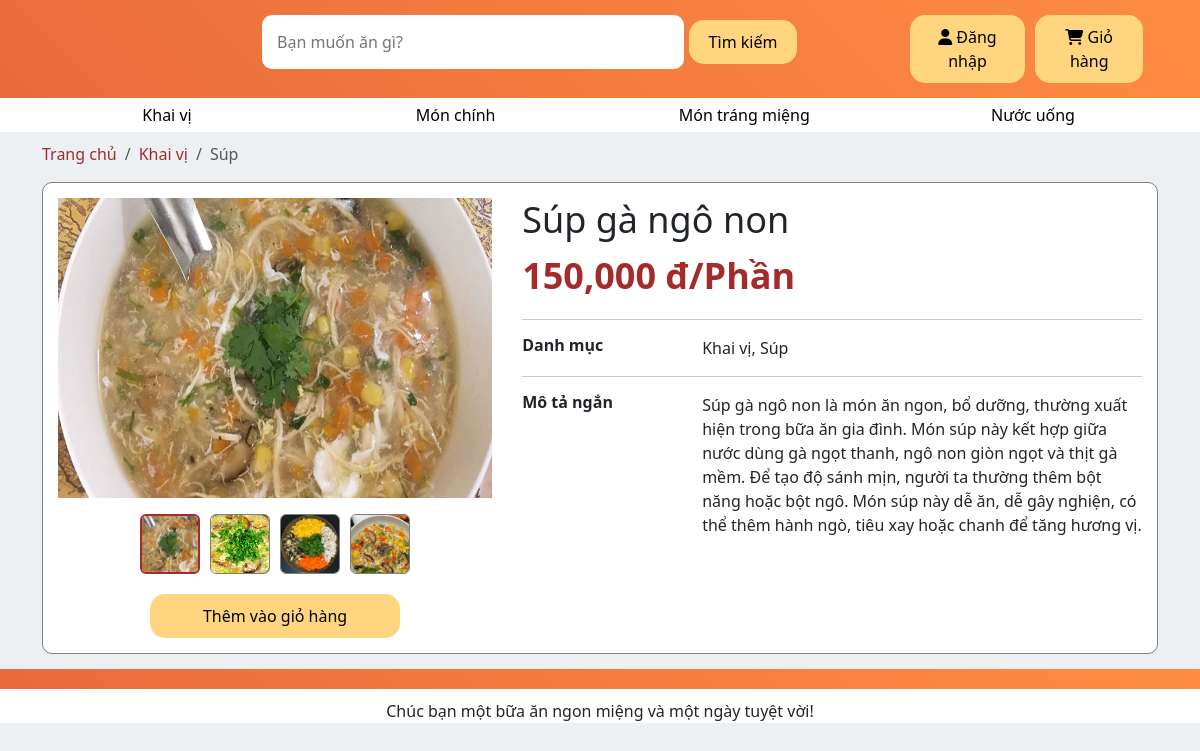
Page /Khai vị/Súp/Súp gà ngô non/ on the committed database.
### products/models.py (models this page shows, shortened)
class Category_lv1(models.Model):
    UNIT_TYPE_CHOICES = [
        ('Khai vị', 'Khai vị'),
        ('Món chính', 'Món chính'),
        ('Món tráng miệng', 'Món tráng miệng'),
        ('Nước uống', 'Nước uống'),
    ]
    cate_1 = models.CharField(max_length=500, choices=UNIT_TYPE_CHOICES)
    def __str__(self) -> str:
        return self.cate_1

class Category_lv2(models.Model):
    cate_1 = models.ForeignKey(Category_lv1, on_delete=models.SET_NULL, null=True, blank=False)
    cate_2 = models.CharField(max_length=500)
    num_products = models.IntegerField(default=0) # Số loại món ăn thuộc danh mục cấp 2
    def __str__(self) -> str:
        return self.cate_2

class Product(models.Model):
    prod_name = models.CharField(max_length=500)
    prod_price = models.IntegerField()
    prod_cate_lv1 = models.ForeignKey(Category_lv1, on_delete=models.SET_NULL, null=True, blank=False)
    prod_cate_lv2 = models.ForeignKey(Category_lv2, on_delete=models.SET_NULL, null=True, blank=False)
    prod_description = models.CharField(max_length=500,null=True, blank=False)

### products/views.py (the view)
# urls.py: path('<str:cate_lv1_name>/<str:cate_lv2_name>/<str:product_name>/', views.ChiTietSanPham, name='product_detail'),
def ChiTietSanPham(request, cate_lv1_name, cate_lv2_name, product_name):
    cate_lv1 = get_object_or_404(Category_lv1, cate_1=cate_lv1_name)
    cate_lv2 = get_object_or_404(Category_lv2, cate_2=cate_lv2_name, cate_1=cate_lv1)
    product = get_object_or_404(Product, prod_name=product_name, prod_cate_lv1=cate_lv1, prod_cate_lv2=cate_lv2)
    images = Product_Image.objects.filter(prod_name=product)
    images_with_url = [{'url': img.ImageURL, 'is_avatar': img.is_avatar} for img in images]
    product.prod_price_formatted = "{:,.0f}".format(product.prod_price)
    breadcrumb = [
        {"name": "Trang chủ", "url": "/"},
        {"name": cate_lv1.cate_1, "url": f"/{cate_lv1.cate_1}/"},
        {"name": cate_lv2.cate_2, "url": f"/{cate_lv1.cate_1}/{cate_lv2.cate_2}/"}
    ]
    context = {
        'cate_lv1': cate_lv1,
        'cate_lv2': cate_lv2,
        'product': product,
        'images': images_with_url,
        'breadcrumb': breadcrumb
    }
    return render(request, 'ChiTietSanPham.html', context)

### products/context_processors.py (called while the page is built)
def nav_categories(request):
    categories_data = []
    categories_lv1 = Category_lv1.objects.all()
    for cate_lv1 in categories_lv1:
        categories_lv2 = Category_lv2.objects.filter(cate_1=cate_lv1)
        categories_data.append({
            "cate_lv1": cate_lv1,
            "categories_lv2": categories_lv2
        })
    return {
        "categories_data": categories_data
    }

### products/models.py (called while the page is built)
    @property
    def ImageURL(self):
        try:
            url = self.prod_image.url
        except :
            url = ''
        return url

### products/templates/ChiTietSanPham.html (shortened to what this page needs)
{% extends 'base.html' %}
{% load static %}
{% block content %}
<link rel="stylesheet" href="{% static 'css/ctsp_tyle.css' %}">
<section class="bread-crumb">
    <div class="container">
        <nav aria-label="breadcrumb">
            <ol class="breadcrumb">
                {% for item in breadcrumb %}
                    {% if forloop.last %}
                        <li class="breadcrumb-item active" aria-current="page">{{ item.name }}</li>
                    {% else %}
                        <li class="breadcrumb-item"><a href="{{ item.url }}">{{ item.name }}</a></li>
                    {% endif %}
                {% endfor %}
            </ol>
        </nav>
    </div>
</section>
    <section>
        <div class="container">
            <div class="box">
                <div class="col-sm-5">
                    <div id="carouselExampleIndicators" class="carousel slide">
                        <div class="carousel-inner">
                            {% for img in images %}
                            <div class="carousel-item {% if forloop.first %}active{% endif %}" data-bs-slide-to="{{ forloop.counter0 }}">
                                <img src="{{ img.url }}" class="d-block w-100" alt="Slide {{ forloop.counter }}">
                            </div>
                            {% endfor %}
                        </div>
                        <div class="thumbnails-container d-flex align-items-center justify-content-center mt-3">
                            <div class="carousel-thumbnails-wrapper overflow-hidden mx-2">
                                <div class="carousel-thumbnails d-flex">
                                    {% for img in images %}
                                    <img src="{{ img.url }}"
                                        data-bs-target="#carouselExampleIndicators" data-bs-slide-to="{{ forloop.counter0 }}"
                                        class="{% if forloop.first %}active-thumbnail{% endif %}"
                                        alt="Thumbnail {{ forloop.counter }}">
                                    {% endfor %}
                                </div>
                            </div>
                        </div>
                    </div>
                    <div class="addtocart-buy">
                        <button data-product="{{ product.id }}" data-action="add" class="addtocart update-cart">Thêm vào giỏ hàng</button>
                    </div>
                </div>
                <div class="col-sm-7">
                    <h1>{{product.prod_name}}</h1>
                    <div class="product-info">
                        <p class="price">{{product.prod_price_formatted}} đ/Phần</p>
                    </div>
                    <div class="overall">
                        <hr>
                        <div class="overall-item">
                            <h3>Danh mục</h3>
                            <p>{{product.prod_cate_lv1}}, {{product.prod_cate_lv2}}</p>
                        </div>
                        <hr>
                        <div class="overall-item">
                            <h3>Mô tả ngắn</h3>
                            <p>{{product.prod_description}}</p>
                        </div>
                    </div>
                </div>
            </div>
        </div>
    </section>
{% endblock %}

### products/templates/base.html (shortened to what this page needs)
{% load static %}
<!doctype html>
<html lang="en">
<head>
    <link href="https://cdn.jsdelivr.net/npm/bootstrap@5.3.3/dist/css/bootstrap.min.css" rel="stylesheet"
>
    <link rel="stylesheet" href = "{% static 'css/base.css' %}">
</head>
<body>
    <header>
        <div class="container">
            <div class="main-header">
                <div class="row">
                    <div class="col-xl-2">
                    </div>
                    <div class="col-xl-7">
                        <form class="search" method = POST action = "{% url "TimKiem" %}">
                            <input class="search-bar" type="search"
                                placeholder="Bạn muốn ăn gì?" name="searched">
                            <button class="search-btn" type="submit">Tìm kiếm</button>
                        </form>
                    </div>
                    <div class="col-xl-3">
                        {% if user.is_authenticated %}
                            <div class="customer">
                                <div class="dropdown">
                                    <button><i class="fa-solid fa-user"></i> {{ user.username }}</button>
                                    <div class="dropdown-content">
                                        <ul>
                                            <li>
                                                <a href="#">
                                                    Thông tin cá nhân
                                                </a>
                                            </li>
                                            <li>
                                                <a href="#">
                                                    Đơn hàng của tôi
                                                </a>
                                            </li>
                                            <li>
                                                <a href="{% url 'DangXuat' %}" id="logout-link">
                                                    Đăng xuất
                                                </a>
                                            </li>
                                        </ul>
                                    </div>
                                </div>
                                {% comment %} Nếu có sản phẩm trong giỏ mới hiện {% endcomment %}
                                {% if cart_item_count > 0 %}
                                <p class="qnt_item">{{ cart_item_count }}</p>
                                {% endif %}
                                <button class="cart" onclick="window.location.href = '{% url 'GioHang' %}'">
                                    <i class="fa-solid fa-cart-shopping"></i> Giỏ hàng
                                </button>
                            </div>
                        {% else %}
                            <div class="customer">
                                <button onclick="window.location.href = '{% url 'DangNhap' %}'">
                                    <i class="fa-solid fa-user"></i> Đăng nhập
                                </button>
                                <button class="cart" onclick="window.location.href = '{% url 'DangNhap' %}'" >
                                    <i class="fa-solid fa-cart-shopping"></i> Giỏ hàng
                                </button>
                            </div>
                        {% endif %}
                    </div>
                </div>
            </div>
        </div>
    </header>
    <nav>
        <div class="container">
            <ul>
                {% for data in categories_data %}
                    <li class="dropdown">
                        <a href="{% url 'categories_products' data.cate_lv1.cate_1 %}">
                            {{ data.cate_lv1.cate_1 }}
                        </a>
                    </li>
                {% endfor %}
            </ul>
        </div>
    </nav>
    {% block content %}
    {% endblock %}
    <footer>
        <div class = "container">
            <p>Chúc bạn một bữa ăn ngon miệng và một ngày tuyệt vời!</p>
        </div>
    </footer>
</body>
</html>

### static/css/base.css (style rules this page uses)
:root { --background-color1: #EDF0F3; }
* { font-weight: 500; }
body { background-color: var(--background-color1); }
a { text-decoration: none; color: black; }
ul { padding-left: 0px; list-style-type: none; }
header { background: linear-gradient(45deg, #E86C3C, #FF8C42); }
footer { background: white; }
header .main-header { padding: 15px; }
header .main-header .search { padding-left: 20px; }
header .main-header .search .search-bar { width: 70%; padding: 15px 15px; border: none; border-radius: 10px; }
header .main-header .customer { height: 100%; display: flex; justify-content: space-between; padding-left: 10px; align-items: center; }
header .main-header .customer button { margin-left: 10px; }
footer { padding-top: 30px; position: relative; }
footer::before { content: ""; background: linear-gradient(45deg, #E86C3C, #FF8C42); width: 100%; height: 20px; top: 0; position: absolute; }
footer p { text-align: center; margin-bottom: 0px; }
button { padding: 10px 20px; border-radius: 15px; border: none; background: #FFD580; color: black; }
nav { background-color: white; margin-bottom: 10px; }
nav ul { display: flex; justify-content: space-between; margin-bottom: 0px; }
nav ul li { width: 250px; padding: 5px; text-align: center; }
nav ul li a { color: black; width: 100%; }
nav .dropdown { position: relative; display: inline-block; }
.breadcrumb { background-color: #EDF0F3; }
.breadcrumb-item a { color: brown; }

### static/css/ctsp_tyle.css (style rules this page uses)
.thumbnails-container { display: flex; align-items: center; justify-content: center; }
.carousel-inner img { width: 510px; height: 300px; }
.carousel-thumbnails-wrapper { overflow: hidden; width: calc(60px * 4 + 10px * 3); }
.carousel-thumbnails { display: flex; transition: transform 0.3s ease; }
.carousel-thumbnails img { width: 60px; height: 60px; cursor: pointer; margin-right: 10px; border: 1px solid gray; border-radius: 10%; object-fit: cover; }
.carousel-thumbnails img:last-child { margin-right: 0; }
.carousel-thumbnails img.active-thumbnail { border: 2px solid brown; }
.addtocart-buy { display: flex; justify-content: center; align-items: center; margin-top: 20px; }
.addtocart-buy button { width: 250px; }
.addtocart-buy .addtocart { padding: 10px 20px; border-radius: 15px; border: none; background: #FFD580; color: black; }
.box h1 { font-size: 36px; }
.price { font-size: 36px; font-weight: bold; color: brown; margin: 2px 0; }
.overall-item { display: flex; gap: 10px; }
.overall-item h3 { font-weight: bold; font-size: 16px; width: 170px; margin-bottom: 0; }
.overall-item p { margin-bottom: 0; font-size: 16px; flex: 1; word-wrap: break-word; }
.overall p { font-weight:normal; }
.box { background-color: white; border: 1px solid gray; border-radius: 10px; display: flex; margin-bottom: 15px; }
.box .col-sm-5 { padding: 15px; }
.box .col-sm-7 { padding: 15px; }

### rows in the picture
Category_lv1: cate_lv1.cate_1 "Khai vị", name "Khai vị"
Category_lv1: cate_lv1.cate_1 "Món chính"
Category_lv1: cate_lv1.cate_1 "Món tráng miệng"
Category_lv1: cate_lv1.cate_1 "Nước uống"
Category_lv2: name "Súp"
Product: prod_name "Súp gà ngô non", prod_price_formatted "150,000", prod_cate_lv1 "Khai vị", prod_cate_lv2 "Súp", prod_description "Súp gà ngô non là món ăn ngon, bổ dưỡng, thường xuất hiện trong bữa ăn gia đình. Món súp này kết hợp giữa nước dùng gà ngọt thanh, ngô non giòn ngọt và thịt gà mềm. Để tạo độ sánh mịn, người ta thường thêm bột năng hoặc bột ngô. Món súp này dễ ăn, dễ gây nghiện, có thể thêm hành ngò, tiêu xay hoặc chanh để tăng hương vị."

### other values in the picture
{{ item.name }} "Trang chủ"
